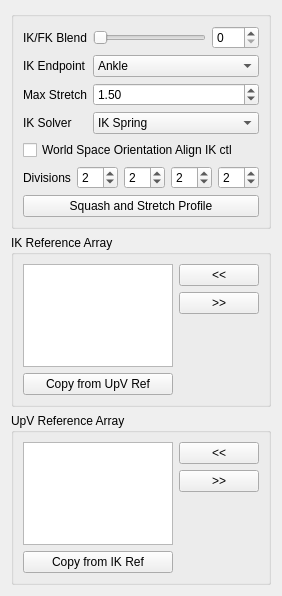
<?xml version="1.0" encoding="UTF-8"?>
<ui version="4.0">
 <class>Form</class>
 <widget class="QWidget" name="Form">
  <property name="geometry">
   <rect>
    <x>0</x>
    <y>0</y>
    <width>269</width>
    <height>596</height>
   </rect>
  </property>
  <property name="windowTitle">
   <string>Form</string>
  </property>
  <layout class="QGridLayout" name="gridLayout">
   <item row="0" column="0">
    <layout class="QVBoxLayout" name="verticalLayout_2">
     <item>
      <widget class="QGroupBox" name="groupBox">
       <property name="title">
        <string/>
       </property>
       <layout class="QGridLayout" name="gridLayout_2">
        <item row="0" column="0">
         <layout class="QVBoxLayout" name="verticalLayout">
          <item>
           <layout class="QFormLayout" name="formLayout">
            <property name="fieldGrowthPolicy">
             <enum>QFormLayout::AllNonFixedFieldsGrow</enum>
            </property>
            <item row="0" column="0">
             <widget class="QLabel" name="ikfk_label">
              <property name="text">
               <string>IK/FK Blend</string>
              </property>
             </widget>
            </item>
            <item row="0" column="1">
             <layout class="QHBoxLayout" name="horizontalLayout_3">
              <item>
               <widget class="QSlider" name="ikfk_slider">
                <property name="minimumSize">
                 <size>
                  <width>0</width>
                  <height>15</height>
                 </size>
                </property>
                <property name="maximum">
                 <number>100</number>
                </property>
                <property name="orientation">
                 <enum>Qt::Horizontal</enum>
                </property>
               </widget>
              </item>
              <item>
               <widget class="QSpinBox" name="ikfk_spinBox">
                <property name="maximum">
                 <number>100</number>
                </property>
               </widget>
              </item>
             </layout>
            </item>
            <item row="1" column="0">
             <widget class="QLabel" name="ikEndpoint_label">
              <property name="text">
               <string>IK Endpoint</string>
              </property>
             </widget>
            </item>
            <item row="1" column="1">
             <widget class="QComboBox" name="ikEndpoint_comboBox">
              <property name="sizePolicy">
               <sizepolicy hsizetype="Expanding" vsizetype="Fixed">
                <horstretch>0</horstretch>
                <verstretch>0</verstretch>
               </sizepolicy>
              </property>
              <item>
               <property name="text">
                <string>Ankle</string>
               </property>
              </item>
              <item>
               <property name="text">
                <string>Foot</string>
               </property>
              </item>
              <item>
               <property name="text">
                <string>Toe</string>
               </property>
              </item>
             </widget>
            </item>
            <item row="2" column="0">
             <widget class="QLabel" name="maxStretch_label">
              <property name="sizePolicy">
               <sizepolicy hsizetype="MinimumExpanding" vsizetype="MinimumExpanding">
                <horstretch>0</horstretch>
                <verstretch>0</verstretch>
               </sizepolicy>
              </property>
              <property name="text">
               <string>Max Stretch</string>
              </property>
             </widget>
            </item>
            <item row="2" column="1">
             <widget class="QDoubleSpinBox" name="maxStretch_spinBox">
              <property name="sizePolicy">
               <sizepolicy hsizetype="MinimumExpanding" vsizetype="Fixed">
                <horstretch>0</horstretch>
                <verstretch>0</verstretch>
               </sizepolicy>
              </property>
              <property name="minimum">
               <double>1.000000000000000</double>
              </property>
              <property name="value">
               <double>1.500000000000000</double>
              </property>
             </widget>
            </item>
            <item row="3" column="0">
             <widget class="QLabel" name="ikSolver_label">
              <property name="text">
               <string>IK Solver</string>
              </property>
             </widget>
            </item>
            <item row="3" column="1">
             <widget class="QComboBox" name="ikSolver_comboBox">
              <property name="sizePolicy">
               <sizepolicy hsizetype="Expanding" vsizetype="Fixed">
                <horstretch>0</horstretch>
                <verstretch>0</verstretch>
               </sizepolicy>
              </property>
              <item>
               <property name="text">
                <string>IK Spring</string>
               </property>
              </item>
              <item>
               <property name="text">
                <string>Rotation Plane</string>
               </property>
              </item>
             </widget>
            </item>
           </layout>
          </item>
          <item>
           <widget class="QCheckBox" name="neutralRotation_checkBox">
            <property name="text">
             <string>World Space Orientation Align IK ctl</string>
            </property>
           </widget>
          </item>
          <item>
           <layout class="QHBoxLayout" name="horizontalLayout">
            <item>
             <widget class="QLabel" name="divisions_label">
              <property name="text">
               <string>Divisions</string>
              </property>
             </widget>
            </item>
            <item>
             <widget class="QSpinBox" name="div0_spinBox">
              <property name="minimum">
               <number>1</number>
              </property>
              <property name="value">
               <number>2</number>
              </property>
             </widget>
            </item>
            <item>
             <widget class="QSpinBox" name="div1_spinBox">
              <property name="minimum">
               <number>1</number>
              </property>
              <property name="value">
               <number>2</number>
              </property>
             </widget>
            </item>
            <item>
             <widget class="QSpinBox" name="div2_spinBox">
              <property name="minimum">
               <number>1</number>
              </property>
              <property name="value">
               <number>2</number>
              </property>
             </widget>
            </item>
            <item>
             <widget class="QSpinBox" name="div3_spinBox">
              <property name="minimum">
               <number>1</number>
              </property>
              <property name="value">
               <number>2</number>
              </property>
             </widget>
            </item>
           </layout>
          </item>
          <item>
           <layout class="QHBoxLayout" name="horizontalLayout_2">
            <item>
             <widget class="QPushButton" name="squashStretchProfile_pushButton">
              <property name="text">
               <string>Squash and Stretch Profile</string>
              </property>
             </widget>
            </item>
           </layout>
          </item>
         </layout>
        </item>
       </layout>
      </widget>
     </item>
     <item>
      <widget class="QGroupBox" name="ikRefArray_groupBox">
       <property name="title">
        <string>IK Reference Array</string>
       </property>
       <property name="flat">
        <bool>false</bool>
       </property>
       <layout class="QGridLayout" name="gridLayout_3">
        <item row="0" column="0">
         <layout class="QHBoxLayout" name="ikRefArray_horizontalLayout">
          <item>
           <layout class="QVBoxLayout" name="ikRefArray_verticalLayout_1">
            <item>
             <widget class="QListWidget" name="ikRefArray_listWidget">
              <property name="dragDropOverwriteMode">
               <bool>true</bool>
              </property>
              <property name="dragDropMode">
               <enum>QAbstractItemView::InternalMove</enum>
              </property>
              <property name="defaultDropAction">
               <enum>Qt::MoveAction</enum>
              </property>
              <property name="alternatingRowColors">
               <bool>true</bool>
              </property>
              <property name="selectionMode">
               <enum>QAbstractItemView::ExtendedSelection</enum>
              </property>
              <property name="selectionRectVisible">
               <bool>false</bool>
              </property>
             </widget>
            </item>
            <item>
             <widget class="QPushButton" name="ikRefArray_copyRef_pushButton">
              <property name="text">
               <string>Copy from UpV Ref</string>
              </property>
             </widget>
            </item>
           </layout>
          </item>
          <item>
           <layout class="QVBoxLayout" name="ikRefArray_verticalLayout_2">
            <item>
             <widget class="QPushButton" name="ikRefArrayAdd_pushButton">
              <property name="text">
               <string>&lt;&lt;</string>
              </property>
             </widget>
            </item>
            <item>
             <widget class="QPushButton" name="ikRefArrayRemove_pushButton">
              <property name="text">
               <string>&gt;&gt;</string>
              </property>
             </widget>
            </item>
            <item>
             <spacer name="ikRefArray_verticalSpacer">
              <property name="orientation">
               <enum>Qt::Vertical</enum>
              </property>
              <property name="sizeHint" stdset="0">
               <size>
                <width>20</width>
                <height>40</height>
               </size>
              </property>
             </spacer>
            </item>
           </layout>
          </item>
         </layout>
        </item>
       </layout>
      </widget>
     </item>
     <item>
      <widget class="QGroupBox" name="upvRefArray_groupBox">
       <property name="title">
        <string>UpV Reference Array</string>
       </property>
       <layout class="QGridLayout" name="gridLayout_4">
        <item row="0" column="0">
         <layout class="QHBoxLayout" name="upvRefArray_horizontalLayout">
          <item>
           <layout class="QVBoxLayout" name="upvRefArray_verticalLayout_1">
            <item>
             <widget class="QListWidget" name="upvRefArray_listWidget">
              <property name="dragDropOverwriteMode">
               <bool>true</bool>
              </property>
              <property name="dragDropMode">
               <enum>QAbstractItemView::InternalMove</enum>
              </property>
              <property name="defaultDropAction">
               <enum>Qt::MoveAction</enum>
              </property>
              <property name="alternatingRowColors">
               <bool>true</bool>
              </property>
              <property name="selectionMode">
               <enum>QAbstractItemView::ExtendedSelection</enum>
              </property>
              <property name="selectionRectVisible">
               <bool>false</bool>
              </property>
             </widget>
            </item>
            <item>
             <widget class="QPushButton" name="upvRefArray_copyRef_pushButton">
              <property name="text">
               <string>Copy from IK Ref</string>
              </property>
             </widget>
            </item>
           </layout>
          </item>
          <item>
           <layout class="QVBoxLayout" name="upvRefArray_verticalLayout_2">
            <item>
             <widget class="QPushButton" name="upvRefArrayAdd_pushButton">
              <property name="text">
               <string>&lt;&lt;</string>
              </property>
             </widget>
            </item>
            <item>
             <widget class="QPushButton" name="upvRefArrayRemove_pushButton">
              <property name="text">
               <string>&gt;&gt;</string>
              </property>
             </widget>
            </item>
            <item>
             <spacer name="upvRefArray_verticalSpacer">
              <property name="orientation">
               <enum>Qt::Vertical</enum>
              </property>
              <property name="sizeHint" stdset="0">
               <size>
                <width>20</width>
                <height>40</height>
               </size>
              </property>
             </spacer>
            </item>
           </layout>
          </item>
         </layout>
        </item>
       </layout>
      </widget>
     </item>
    </layout>
   </item>
  </layout>
 </widget>
 <resources/>
 <connections>
  <connection>
   <sender>ikfk_slider</sender>
   <signal>sliderMoved(int)</signal>
   <receiver>ikfk_spinBox</receiver>
   <slot>setValue(int)</slot>
   <hints>
    <hint type="sourcelabel">
     <x>197</x>
     <y>42</y>
    </hint>
    <hint type="destinationlabel">
     <x>245</x>
     <y>42</y>
    </hint>
   </hints>
  </connection>
  <connection>
   <sender>ikfk_spinBox</sender>
   <signal>valueChanged(int)</signal>
   <receiver>ikfk_slider</receiver>
   <slot>setValue(int)</slot>
   <hints>
    <hint type="sourcelabel">
     <x>222</x>
     <y>37</y>
    </hint>
    <hint type="destinationlabel">
     <x>182</x>
     <y>37</y>
    </hint>
   </hints>
  </connection>
 </connections>
</ui>
